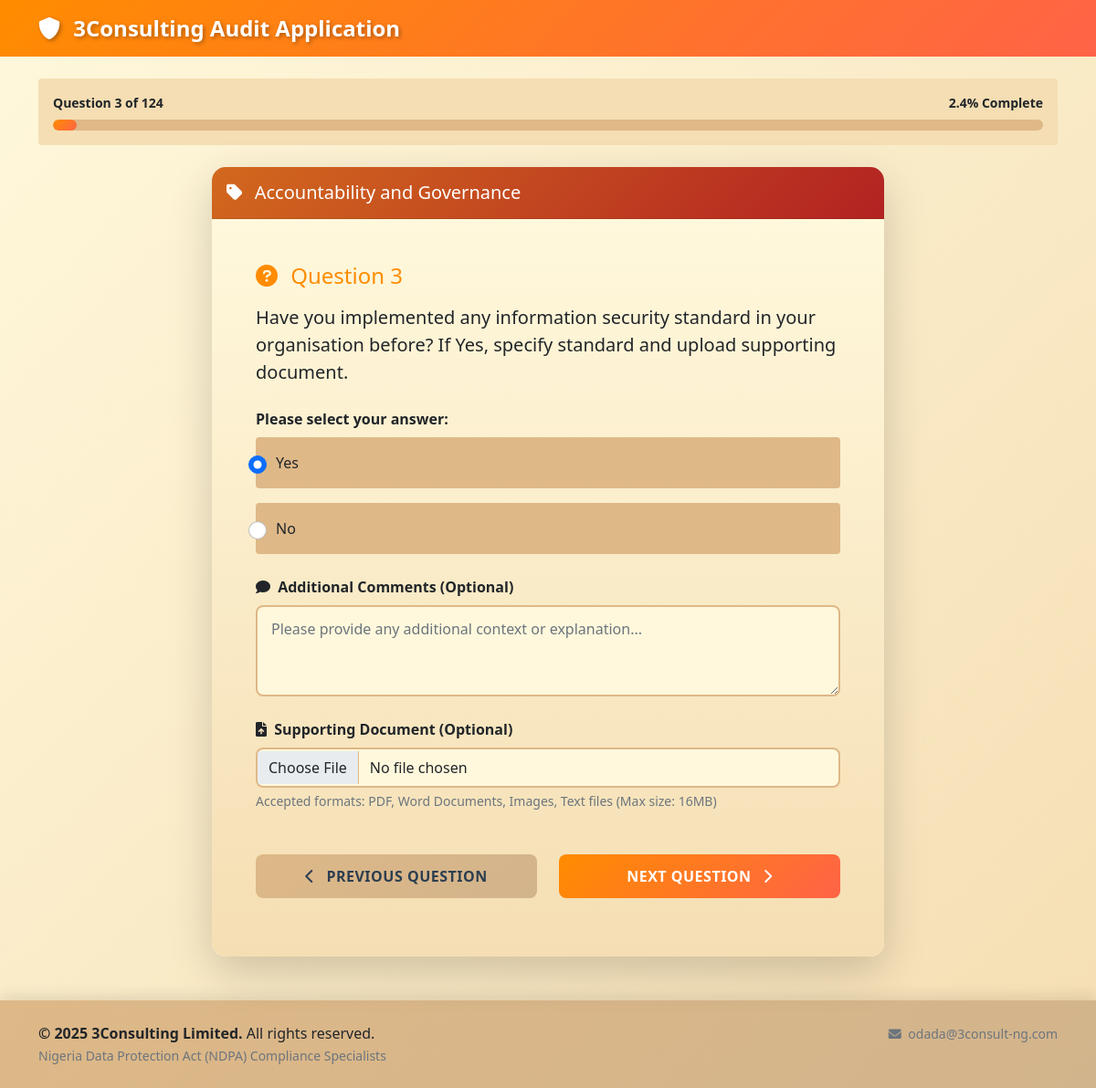
/question/3 (signed in), run on the app's committed database.
### models.py (models this page shows)
class Question(db.Model):
    id = db.Column(db.Integer, primary_key=True)
    category = db.Column(db.String(100), nullable=False)
    question_text = db.Column(db.Text, nullable=False)
    question_type = db.Column(db.String(50), nullable=False)  # 'multiple_choice', 'file_upload'
    options = db.Column(db.Text)  # JSON string for multiple choice options
    requires_file = db.Column(db.Boolean, default=False)
    order_num = db.Column(db.Integer, nullable=False)
    responses = db.relationship('Response', backref='question', lazy=True)

class Response(db.Model):
    id = db.Column(db.Integer, primary_key=True)
    user_id = db.Column(db.Integer, db.ForeignKey('user.id'), nullable=False)
    question_id = db.Column(db.Integer, db.ForeignKey('question.id'), nullable=False)
    answer = db.Column(db.Text)
    comment = db.Column(db.Text)
    file_path = db.Column(db.String(500))
    created_at = db.Column(db.DateTime, default=datetime.utcnow)

### routes.py (the view)
@app.route('/question/<int:question_id>')
def question(question_id):
    if 'user_id' not in session:
        return redirect(url_for('login'))
    question = Question.query.get_or_404(question_id)
    user_id = session['user_id']
    existing_response = Response.query.filter_by(user_id=user_id, question_id=question_id).first()
    total_questions = Question.query.count()
    current_position = Question.query.filter(Question.order_num <= question.order_num).count()
    next_question = Question.query.filter(Question.order_num > question.order_num).order_by(Question.order_num).first()
    prev_question = Question.query.filter(Question.order_num < question.order_num).order_by(Question.order_num.desc()).first()
    return render_template('question.html',
                         question=question,
                         existing_response=existing_response,
                         total_questions=total_questions,
                         current_position=current_position,
                         next_question=next_question,
                         prev_question=prev_question)

### routes.py (called while the page is built)
@app.template_filter('from_json')
def from_json_filter(value):
    try:
        return json.loads(value) if value else []
    except:
        return []

@app.context_processor
def utility_processor():
    return dict(enumerate=enumerate)

### templates/question.html (shortened to what this page needs)
{% extends "base.html" %}
{% block content %}
<div class="row mb-4">
    <div class="col-12">
        <div class="card border-0" style="background-color: #F5DEB3;">
            <div class="card-body py-3">
                <div class="d-flex justify-content-between align-items-center mb-2">
                    <small class="text-dark fw-bold">Question {{ current_position }} of {{ total_questions }}</small>
                    <small class="text-dark fw-bold">{{ ((current_position / total_questions) * 100) | round(1) }}% Complete</small>
                </div>
                <div class="progress" style="height: 12px;">
                    <div class="progress-bar" role="progressbar"
                         style="width: {{ (current_position / total_questions) * 100 }}%; background: linear-gradient(135deg, #FF8C00, #FF6347);"></div>
                </div>
            </div>
        </div>
    </div>
</div>
<div class="row justify-content-center">
    <div class="col-lg-8">
        <div class="card shadow-lg border-0 audit-card">
            <div class="card-header text-white py-3" style="background: linear-gradient(135deg, #D2691E, #B22222);">
                <h5 class="mb-0">
                    <i class="fas fa-tag me-2"></i>
                    {{ question.category }}
                </h5>
            </div>
            <div class="card-body p-5" style="background: linear-gradient(to bottom, #FFF8DC, #F5DEB3);">
                <form method="POST" action="{{ url_for('submit_answer') }}" enctype="multipart/form-data">
                    <div class="mb-4">
                        <h4 class="mb-3" style="color: #FF8C00;">
                            <i class="fas fa-question-circle me-2"></i>
                            Question {{ current_position }}
                        </h4>
                        <p class="lead text-dark">{{ question.question_text }}</p>
                    </div>
                    {% if question.question_type == 'multiple_choice' %}
                        <div class="mb-4">
                            <label class="form-label fw-bold text-dark">Please select your answer:</label>
                            {% set options = question.options | from_json %}
                            {% for option in options %}
                                <div class="form-check mb-3 p-3 rounded" style="background-color: #DEB887;">
                                    <input class="form-check-input audit-radio" type="radio" name="answer"
                                           id="option_{{ loop.index }}" value="{{ option }}"
                                           {% if existing_response and existing_response.answer == option %}checked{% endif %} required>
                                    <label class="form-check-label text-dark fw-medium" for="option_{{ loop.index }}">
                                        {{ option }}
                                    </label>
                                </div>
                            {% endfor %}
                        </div>
                    {% endif %}
                    <div class="mb-4">
                        <label for="comment" class="form-label fw-bold text-dark">
                            <i class="fas fa-comment me-1"></i>
                            Additional Comments (Optional)
                        </label>
                        <textarea class="form-control audit-textarea" id="comment" name="comment" rows="3"
                                  placeholder="Please provide any additional context or explanation...">{% if existing_response %}{{ existing_response.comment }}{% endif %}</textarea>
                    </div>
                    {% if 'upload' in question.question_text.lower() %}
                        <div class="mb-4">
                            <label for="file" class="form-label fw-bold text-dark">
                                <i class="fas fa-file-upload me-1"></i>
                                Supporting Document (Optional)
                            </label>
                            <input type="file" class="form-control audit-file-input" id="file" name="file"
                                   accept=".pdf,.doc,.docx,.jpg,.jpeg,.png,.txt">
                            <div class="form-text text-muted">
                                Accepted formats: PDF, Word Documents, Images, Text files (Max size: 16MB)
                            </div>
                        </div>
                    {% endif %}
                    <div class="row mt-5">
                        <div class="col-md-6 mb-3">
                            {% if prev_question %}
                                <a href="{{ url_for('question', question_id=prev_question.id) }}"
                                   class="btn w-100 audit-btn-secondary">
                                    <i class="fas fa-chevron-left me-2"></i>
                                    Previous Question
                                </a>
                            {% else %}
                                <div class="text-muted text-center p-3">
                                    <i class="fas fa-info-circle me-1"></i>
                                    This is the first question
                                </div>
                            {% endif %}
                        </div>
                        <div class="col-md-6">
                            <button type="submit" class="btn w-100 audit-btn-primary">
                                {% if next_question %}
                                    Next Question
                                    <i class="fas fa-chevron-right ms-2"></i>
                                {% else %}
                                    Complete Audit
                                    <i class="fas fa-check ms-2"></i>
                                {% endif %}
                            </button>
                        </div>
                    </div>
                </form>
            </div>
        </div>
    </div>
</div>
{% endblock %}

### static/css/style.css (style rules this page uses)
:root { --primary-orange: #FF8C00; --light-orange: #FFD700; --beige: #F5DEB3; --dark-beige: #DEB887; --darker-beige: #D2B48C; --cream: #FFF8DC; --dark-orange: #FF6347; --gradient-primary: linear-gradient(135deg, #FF8C00, #FF6347); --gradient-secondary: linear-gradient(135deg, #DEB887, #D2B48C); --gradient-light: linear-gradient(to bottom, #FFF8DC, #F5DEB3); }
body { font-family: 'Segoe UI', Tahoma, Geneva, Verdana, sans-serif; background: linear-gradient(to bottom right, #FFF8DC, #F5DEB3); min-height: 100vh; }
.audit-card { border-radius: 15px; overflow: hidden; box-shadow: 0 10px 30px rgba(255, 140, 0, 0.2); transition: transform 0.3s ease, box-shadow 0.3s ease; }
.audit-btn-primary { background: var(--gradient-primary); border: none; color: white; font-weight: 600; padding: 12px 24px; border-radius: 8px; transition: all 0.3s ease; text-transform: uppercase; letter-spacing: 0.5px; }
.audit-btn-secondary { background: var(--gradient-secondary); border: none; color: #2C3E50; font-weight: 600; padding: 12px 24px; border-radius: 8px; transition: all 0.3s ease; text-transform: uppercase; letter-spacing: 0.5px; }
.audit-textarea { border: 2px solid #DEB887; border-radius: 8px; padding: 12px 15px; font-size: 16px; background-color: #FFF8DC; resize: vertical; min-height: 100px; transition: all 0.3s ease; }
.audit-file-input { border: 2px solid #DEB887; border-radius: 8px; padding: 8px 12px; background-color: #FFF8DC; transition: all 0.3s ease; }
.audit-radio { width: 20px; height: 20px; margin-right: 10px; accent-color: #FF8C00; }
.progress { background-color: #DEB887; border-radius: 10px; overflow: hidden; }
.progress-bar { border-radius: 10px; transition: width 0.6s ease; }

### data on the page
Question: category "Accountability and Governance", question_text "Have you implemented any information security standard in your organisation before? If Yes, specify standard and upload supporting document."
Response: answer "☑ Yes" "☐ No"

### other printed values
{{ current_position }} "3"
{{ total_questions }} "124"
{{ ((current_position / total_questions) * 100) | round(1) }} "2.4"
{{ option }} "Yes" "No"
